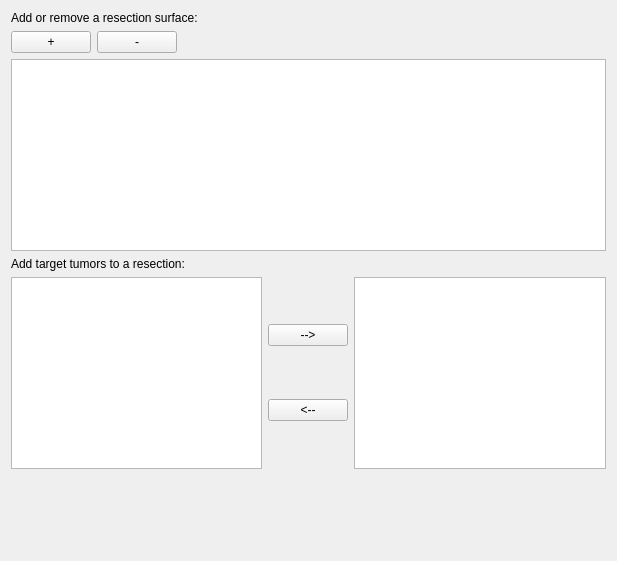
<?xml version="1.0" encoding="UTF-8"?>
<ui version="4.0">
 <class>qSlicerResectionPlanningSurfacesWidget</class>
 <widget class="QWidget" name="qSlicerResectionPlanningSurfacesWidget">
  <property name="geometry">
   <rect>
    <x>0</x>
    <y>0</y>
    <width>617</width>
    <height>561</height>
   </rect>
  </property>
  <property name="windowTitle">
   <string>Form</string>
  </property>
  <layout class="QVBoxLayout" name="verticalLayout_2">
   <item>
    <widget class="QLabel" name="label">
     <property name="text">
      <string>Add or remove a resection surface:</string>
     </property>
    </widget>
   </item>
   <item>
    <layout class="QHBoxLayout" name="horizontalLayout">
     <item>
      <widget class="QPushButton" name="AddSurfaceButton">
       <property name="text">
        <string>+</string>
       </property>
      </widget>
     </item>
     <item>
      <widget class="QPushButton" name="RemoveSurfaceButton">
       <property name="text">
        <string>-</string>
       </property>
      </widget>
     </item>
     <item>
      <spacer name="horizontalSpacer">
       <property name="orientation">
        <enum>Qt::Horizontal</enum>
       </property>
       <property name="sizeHint" stdset="0">
        <size>
         <width>40</width>
         <height>20</height>
        </size>
       </property>
      </spacer>
     </item>
    </layout>
   </item>
   <item>
    <widget class="qMRMLTreeView" name="MRMLTreeView">
     <property name="nodeTypes">
      <stringlist>
       <string>vtkMRMLResectionSurfaceNode</string>
      </stringlist>
     </property>
    </widget>
   </item>
   <item>
    <widget class="QLabel" name="label_2">
     <property name="text">
      <string>Add target tumors to a resection:</string>
     </property>
    </widget>
   </item>
   <item>
    <layout class="QHBoxLayout" name="horizontalLayout_2">
     <item>
      <widget class="QListWidget" name="listTumorsToAdd"/>
     </item>
     <item>
      <layout class="QVBoxLayout" name="verticalLayout">
       <item>
        <widget class="QPushButton" name="AddTumorButton">
         <property name="text">
          <string>--&gt;</string>
         </property>
         <property name="iconSize">
          <size>
           <width>10</width>
           <height>10</height>
          </size>
         </property>
        </widget>
       </item>
       <item>
        <widget class="QPushButton" name="RemoveTumorButton">
         <property name="text">
          <string>&lt;--</string>
         </property>
         <property name="iconSize">
          <size>
           <width>10</width>
           <height>10</height>
          </size>
         </property>
        </widget>
       </item>
      </layout>
     </item>
     <item>
      <widget class="QListWidget" name="listTumorsAdded"/>
     </item>
    </layout>
   </item>
   <item>
    <spacer name="verticalSpacer">
     <property name="orientation">
      <enum>Qt::Vertical</enum>
     </property>
     <property name="sizeHint" stdset="0">
      <size>
       <width>20</width>
       <height>40</height>
      </size>
     </property>
    </spacer>
   </item>
  </layout>
 </widget>
 <customwidgets>
  <customwidget>
   <class>qMRMLTreeView</class>
   <extends>QTreeView</extends>
   <header>qMRMLTreeView.h</header>
  </customwidget>
 </customwidgets>
 <resources/>
 <connections/>
</ui>
